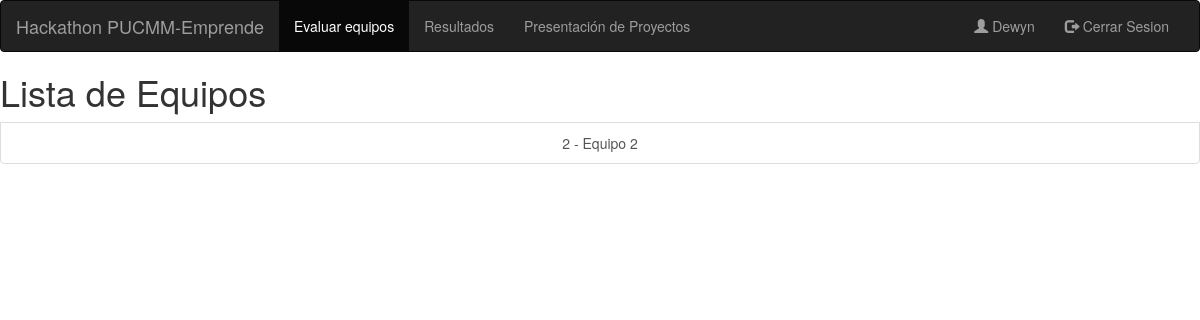
Page /equipos-evaluar/ (signed in) on the earlier database version.
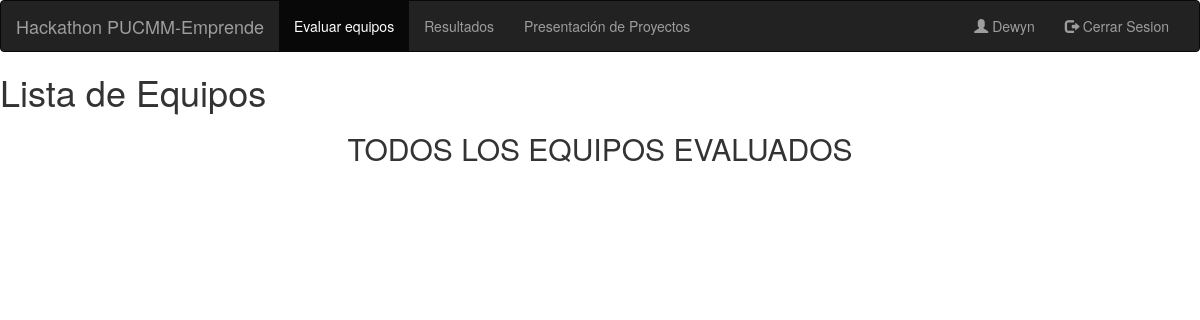
Same page on the later database version.
### evaluacion/models.py (models this page shows, shortened)
class Equipo(models.Model):
    nombre = models.CharField(max_length=15, null=False, blank=False)
    puntuacion = models.IntegerField(default=0)
    habilitado = models.BooleanField(null=False, default=True)

### evaluacion/views.py (the view)
# urls.py: path('equipos-evaluar/', ListaEquiposEvaluar.as_view(), name='equipos-evaluar'),
class ListaEquiposEvaluar(LoginRequiredMixin, ListView):
    model = Equipo
    template_name = 'equipos_list.html'
    queryset = Equipo.objects.filter(habilitado=True)
    paginate_by = 25
    login_url = settings.LOGIN_URL
    def get_queryset(self):
        qs = Equipo.objects.all()
        jurado = Jurado.objects.filter(user=self.request.user).first()
        equipos_evaluados = [e.equipo.id for e in EquipoEvaluado.objects.filter(jurado=jurado)]
        qs = qs.exclude(id__in=equipos_evaluados)
        qs = qs.filter(habilitado=False)
        return qs

### evaluacion/templates/equipos_list.html (shortened to what this page needs)
<html>
{% load bootstrap3 %}
    {% bootstrap_css %}
{% block navbar %}
    <nav class="navbar navbar-inverse">
        <div class="container-fluid">
            <div class="navbar-header">
                <a class="navbar-brand">Hackathon PUCMM-Emprende</a>
            </div>
            <div class="collapse navbar-collapse" id="myNavbar">
                <ul class="nav navbar-nav">
                    <li class="active"><a href="/equipos-evaluar">Evaluar equipos</a></li>
                    <li><a href="/resultados">Resultados</a></li>
                    <li><a href="/presentacion-equipos">Presentación de Proyectos</a></li>
                </ul>
                <ul class="nav navbar-nav navbar-right">
                    <li><a href="#"><span class="glyphicon glyphicon-user"></span> {{ user.get_username | capfirst }}
                    </a></li>
                    <li><a href="/logout"><span class="glyphicon glyphicon-log-out"></span> Cerrar Sesion</a></li>
                </ul>
            </div>
        </div>
    </nav>
{% endblock %}
{% block content %}
    <div class="list-group">
        <h1>Lista de Equipos</h1>
        {% if object_list %}
            {% for e in object_list %}
                <a href="equipo/{{ e.id }}"
                   class="text-center list-group-item list-group-item-action">{{ e.pk }} - {{ e.nombre }}</a>
            {% endfor %}
        {% else %}
            <h2 class="text-center">TODOS LOS EQUIPOS EVALUADOS</h2>
        {% endif %}
    </div>
{% endblock %}
</html>

Differences in the rows shown:
no longer on this page (row edited): Equipo: pk "2", nombre "Equipo 2"
Other differences:
text now shown: "TODOS LOS EQUIPOS EVALUADOS"
